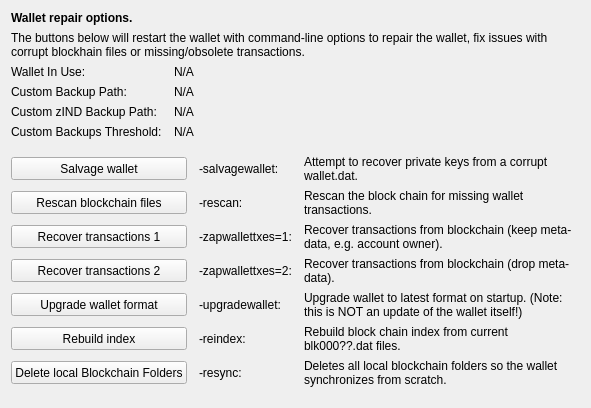
     <widget class="QWidget" name="tab_repair">
      <attribute name="title">
       <string>&amp;Wallet Repair</string>
      </attribute>
      <layout class="QGridLayout" name="gridLayout_4" columnstretch="0,0,0,0">
       <property name="horizontalSpacing">
        <number>12</number>
       </property>
       <item row="0" column="0" colspan="4">
        <widget class="QLabel" name="label_repair_header">
         <property name="font">
          <font>
           <weight>75</weight>
           <bold>true</bold>
          </font>
         </property>
         <property name="text">
          <string>Wallet repair options.</string>
         </property>
        </widget>
       </item>
       <item row="1" column="0" colspan="4">
        <widget class="QLabel" name="label_repair_helptext">
         <property name="font">
          <font>
           <weight>50</weight>
           <bold>false</bold>
          </font>
         </property>
         <property name="text">
          <string>The buttons below will restart the wallet with command-line options to repair the wallet, fix issues with corrupt blockhain files or missing/obsolete transactions.</string>
         </property>
         <property name="wordWrap">
          <bool>true</bool>
         </property>
        </widget>
       </item>
       <item row="2" column="0">
        <widget class="QLabel" name="wallet_path_label">
         <property name="text">
          <string>Wallet In Use:</string>
         </property>
        </widget>
       </item>
       <item row="2" column="1" colspan="3">
        <widget class="QLabel" name="wallet_path">
         <property name="cursor">
          <cursorShape>IBeamCursor</cursorShape>
         </property>
         <property name="text">
          <string>N/A</string>
         </property>
         <property name="textFormat">
          <enum>Qt::PlainText</enum>
         </property>
         <property name="textInteractionFlags">
          <set>Qt::LinksAccessibleByMouse|Qt::TextSelectableByKeyboard|Qt::TextSelectableByMouse</set>
         </property>
        </widget>
       </item>
       <item row="3" column="0">
        <widget class="QLabel" name="wallet_custombackuppath_label">
         <property name="visible">
          <bool>false</bool>
         </property>
         <property name="text">
          <string>Custom Backup Path:</string>
         </property>
        </widget>
       </item>
       <item row="3" column="1" colspan="3">
        <widget class="QLabel" name="wallet_custombackuppath">
         <property name="cursor">
          <cursorShape>IBeamCursor</cursorShape>
         </property>
         <property name="visible">
          <bool>false</bool>
         </property>
         <property name="text">
          <string>N/A</string>
         </property>
         <property name="textFormat">
          <enum>Qt::PlainText</enum>
         </property>
         <property name="textInteractionFlags">
          <set>Qt::LinksAccessibleByMouse|Qt::TextSelectableByKeyboard|Qt::TextSelectableByMouse</set>
         </property>
        </widget>
       </item>
       <item row="4" column="0">
        <widget class="QLabel" name="wallet_customzindbackuppath_label">
         <property name="visible">
          <bool>false</bool>
         </property>
         <property name="text">
          <string>Custom zIND Backup Path:</string>
         </property>
        </widget>
       </item>
       <item row="4" column="1" colspan="3">
        <widget class="QLabel" name="wallet_customzindbackuppath">
         <property name="cursor">
          <cursorShape>IBeamCursor</cursorShape>
         </property>
         <property name="visible">
          <bool>false</bool>
         </property>
         <property name="text">
          <string>N/A</string>
         </property>
         <property name="textFormat">
          <enum>Qt::PlainText</enum>
         </property>
         <property name="textInteractionFlags">
          <set>Qt::LinksAccessibleByMouse|Qt::TextSelectableByKeyboard|Qt::TextSelectableByMouse</set>
         </property>
        </widget>
       </item>
       <item row="5" column="0">
        <widget class="QLabel" name="wallet_custombackupthreshold_label">
         <property name="visible">
          <bool>false</bool>
         </property>
         <property name="text">
          <string>Custom Backups Threshold:</string>
         </property>
        </widget>
       </item>
       <item row="5" column="1" colspan="3">
        <widget class="QLabel" name="wallet_custombackupthreshold">
         <property name="cursor">
          <cursorShape>IBeamCursor</cursorShape>
         </property>
         <property name="visible">
          <bool>false</bool>
         </property>
         <property name="text">
          <string>N/A</string>
         </property>
         <property name="textFormat">
          <enum>Qt::PlainText</enum>
         </property>
         <property name="textInteractionFlags">
          <set>Qt::LinksAccessibleByMouse|Qt::TextSelectableByKeyboard|Qt::TextSelectableByMouse</set>
         </property>
        </widget>
       </item>
       <item row="6" column="0">
        <spacer name="verticalSpacer_repair1">
         <property name="orientation">
          <enum>Qt::Vertical</enum>
         </property>
         <property name="sizeHint" stdset="0">
          <size>
           <width>10</width>
           <height>10</height>
          </size>
         </property>
        </spacer>
       </item>
       <item row="7" column="0" colspan="2">
        <widget class="QPushButton" name="btn_salvagewallet">
         <property name="minimumSize">
          <size>
           <width>100</width>
           <height>23</height>
          </size>
         </property>
         <property name="text">
          <string>Salvage wallet</string>
         </property>
        </widget>
       </item>
       <item row="7" column="2">
        <widget class="QLabel" name="label_repair_salvage_command">
         <property name="text">
          <string notr="true">-salvagewallet:</string>
         </property>
        </widget>
       </item>
       <item row="7" column="3">
        <widget class="QLabel" name="label_repair_salvage">
         <property name="text">
          <string>Attempt to recover private keys from a corrupt wallet.dat.</string>
         </property>
         <property name="wordWrap">
          <bool>true</bool>
         </property>
        </widget>
       </item>
       <item row="8" column="0" colspan="2">
        <widget class="QPushButton" name="btn_rescan">
         <property name="minimumSize">
          <size>
           <width>100</width>
           <height>23</height>
          </size>
         </property>
         <property name="text">
          <string>Rescan blockchain files</string>
         </property>
        </widget>
       </item>
       <item row="8" column="2">
        <widget class="QLabel" name="label_repair_rescan_command">
         <property name="text">
          <string notr="true">-rescan:</string>
         </property>
        </widget>
       </item>
       <item row="8" column="3">
        <widget class="QLabel" name="label_repair_rescan">
         <property name="text">
          <string>Rescan the block chain for missing wallet transactions.</string>
         </property>
         <property name="wordWrap">
          <bool>true</bool>
         </property>
        </widget>
       </item>
       <item row="9" column="0" colspan="2">
        <widget class="QPushButton" name="btn_zapwallettxes1">
         <property name="minimumSize">
          <size>
           <width>100</width>
           <height>23</height>
          </size>
         </property>
         <property name="text">
          <string>Recover transactions 1</string>
         </property>
        </widget>
       </item>
       <item row="9" column="2">
        <widget class="QLabel" name="label_repair_zap1_command">
         <property name="text">
          <string notr="true">-zapwallettxes=1:</string>
         </property>
        </widget>
       </item>
       <item row="9" column="3">
        <widget class="QLabel" name="label_repair_zap1">
         <property name="text">
          <string>Recover transactions from blockchain (keep meta-data, e.g. account owner).</string>
         </property>
         <property name="wordWrap">
          <bool>true</bool>
         </property>
        </widget>
       </item>
       <item row="10" column="0" colspan="2">
        <widget class="QPushButton" name="btn_zapwallettxes2">
         <property name="minimumSize">
          <size>
           <width>100</width>
           <height>23</height>
          </size>
         </property>
         <property name="text">
          <string>Recover transactions 2</string>
         </property>
        </widget>
       </item>
       <item row="10" column="2">
        <widget class="QLabel" name="label_repair_zap2_command">
         <property name="text">
          <string notr="true">-zapwallettxes=2:</string>
         </property>
        </widget>
       </item>
       <item row="10" column="3">
        <widget class="QLabel" name="label_repair_zap2">
         <property name="text">
          <string>Recover transactions from blockchain (drop meta-data).</string>
         </property>
         <property name="wordWrap">
          <bool>true</bool>
         </property>
        </widget>
       </item>
       <item row="11" column="0" colspan="2">
        <widget class="QPushButton" name="btn_upgradewallet">
         <property name="minimumSize">
          <size>
           <width>100</width>
           <height>23</height>
          </size>
         </property>
         <property name="text">
          <string>Upgrade wallet format</string>
         </property>
        </widget>
       </item>
       <item row="11" column="2">
        <widget class="QLabel" name="label_repair_upgrade_command">
         <property name="text">
          <string notr="true">-upgradewallet:</string>
         </property>
        </widget>
       </item>
       <item row="11" column="3">
        <widget class="QLabel" name="label_repair_upgrade">
         <property name="text">
          <string>Upgrade wallet to latest format on startup. (Note: this is NOT an update of the wallet itself!)</string>
         </property>
         <property name="wordWrap">
          <bool>true</bool>
         </property>
        </widget>
       </item>
       <item row="12" column="0" colspan="2">
        <widget class="QPushButton" name="btn_reindex">
         <property name="minimumSize">
          <size>
           <width>100</width>
           <height>23</height>
          </size>
         </property>
         <property name="text">
          <string>Rebuild index</string>
         </property>
        </widget>
       </item>
       <item row="12" column="2">
        <widget class="QLabel" name="label_repair_reindex_command">
         <property name="text">
          <string notr="true">-reindex:</string>
         </property>
        </widget>
       </item>
       <item row="12" column="3">
        <widget class="QLabel" name="label_repair_reindex">
         <property name="text">
          <string>Rebuild block chain index from current blk000??.dat files.</string>
         </property>
         <property name="wordWrap">
          <bool>true</bool>
         </property>
        </widget>
       </item>
       <item row="13" column="0" colspan="2">
        <widget class="QPushButton" name="btn_resync">
         <property name="minimumSize">
          <size>
           <width>100</width>
           <height>23</height>
          </size>
         </property>
         <property name="text">
          <string>Delete local Blockchain Folders</string>
         </property>
        </widget>
       </item>
       <item row="13" column="2">
        <widget class="QLabel" name="label_repair_resync_command">
         <property name="text">
          <string>-resync:</string>
         </property>
        </widget>
       </item>
       <item row="13" column="3">
        <widget class="QLabel" name="label_repair_resync">
         <property name="text">
          <string>Deletes all local blockchain folders so the wallet synchronizes from scratch.</string>
         </property>
         <property name="wordWrap">
          <bool>true</bool>
         </property>
        </widget>
       </item>
       <item row="14" column="0">
        <spacer name="verticalSpacer_repair2">
         <property name="orientation">
          <enum>Qt::Vertical</enum>
         </property>
         <property name="sizeHint" stdset="0">
          <size>
           <width>20</width>
           <height>10</height>
          </size>
         </property>
        </spacer>
       </item>
      </layout>
     </widget>
